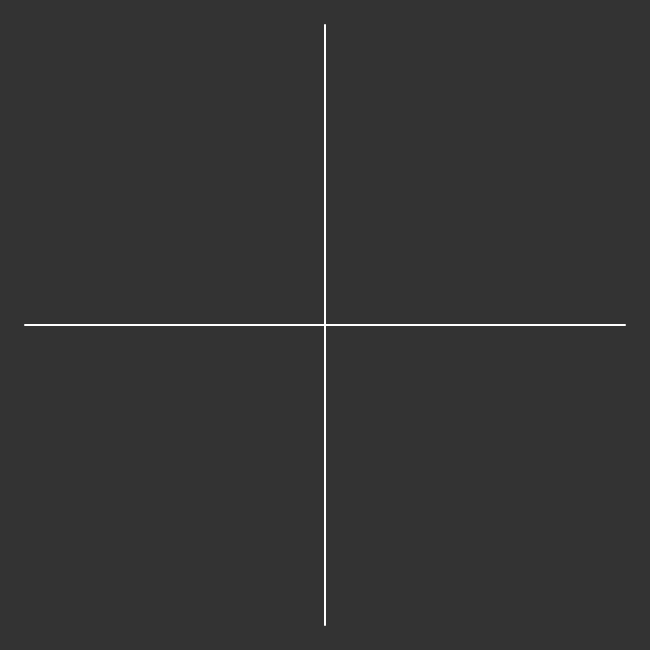
Frame 1 (no input)
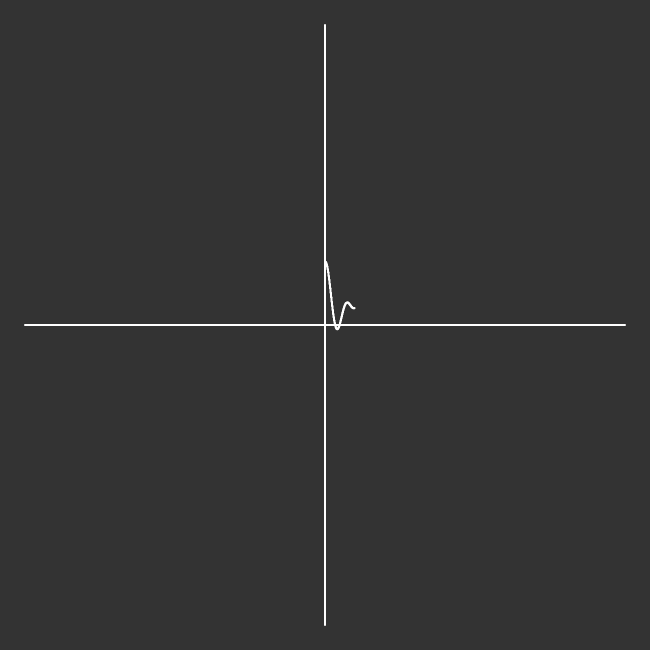
Frame 60 (no input)
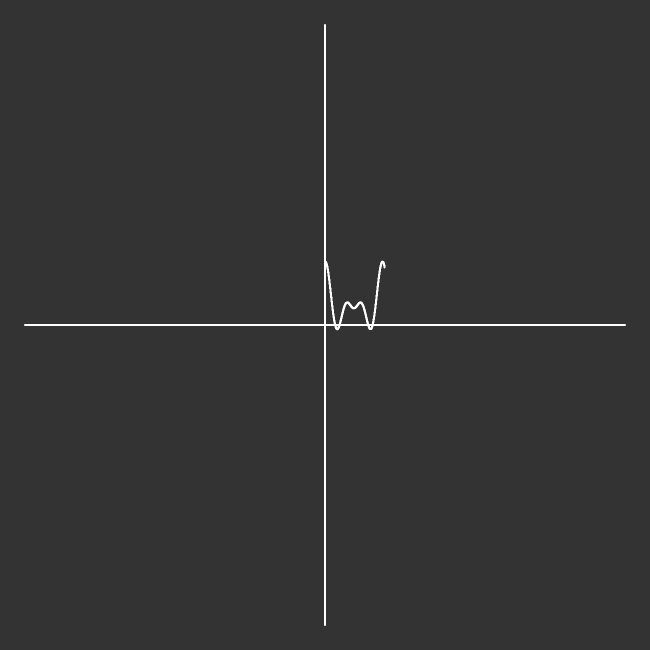
Frame 120 (the mouse pressed at the canvas centre since frame 60)

The p5.js sketch that drew these frames (run headless with seeded random() and noise() and a simulated clock; from frame 60 on, the mouse is pressed at the canvas centre):

// p5.js sketch
// ── sketch.js
var time = 0;
var x = 0;
var prev_time = 0;
var prev_x = 0;

function setup()
{
    createCanvas(650, 650);
    background(51);
    stroke(255);
    strokeWeight(2);
    translate(width/2, height/2);
    line(0, 300, 0, -300);
    line(300, 0, -300, 0);
    A = 50;
    w = 3;
    PHI = 0;
}

function X(t)
{
    return 1 + 0.5*cos( radians(2*PI*t) ) + cos( radians(4*PI*t) ) + 2/3 * cos( radians(6*PI*t) );
}

function draw()
{
    prev_x = x;
    prev_time = time;

    x = X(time);
    translate(width/2, height/2);
    line(prev_time, -20*prev_x, time, -20*x);

    time+=0.5;
}
